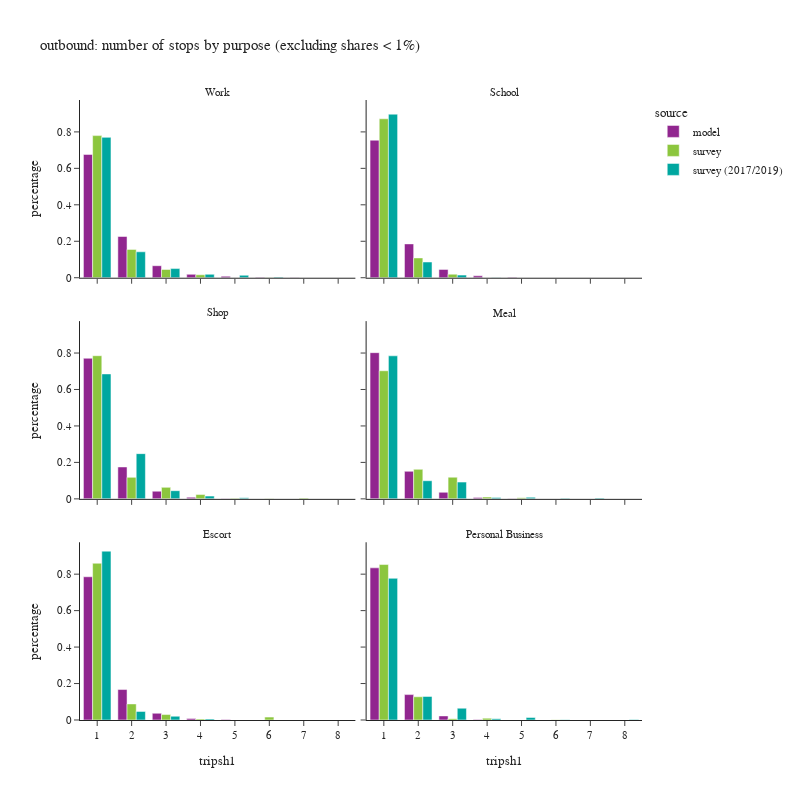

Source (notebook cell):
### Code cell
df_plot = df_tour.groupby(['tripsh1','pdpurp_label','source'])['toexpfac'].sum().reset_index()
df_plot['percentage'] = df_plot.groupby(['pdpurp_label','source'], group_keys=False)['toexpfac']. \
    apply(lambda x: x / float(x.sum()))
df_plot2 = df_plot.loc[(df_plot['percentage'] > 0.001) & (df_plot['tripsh1'] <= 10)]

fig = px.bar(df_plot2.sort_values(['source','pdpurp_label']),
             x="tripsh1", y="percentage", color="source",barmode="group",
             facet_col='pdpurp_label', facet_col_wrap=2, 
             hover_data=['toexpfac'],
             title="outbound: number of stops by purpose (excluding shares < 1%)")
fig.update_layout(height=800, width=800)
fig.for_each_annotation(lambda a: a.update(text = a.text.split("=")[-1]))
fig.for_each_xaxis(lambda a: a.update(dict(dtick = 1, categoryorder='category ascending')))
fig.show()

### Figure 1 — Plotly figure (JSON) as saved in the notebook; plotly's stock layout.template omitted (floating-point values rounded to 4 significant figures)
{"data": [{"alignmentgroup": "True", "customdata": [[1026847], [343284], [100153], [28463], [12050], [3334], [1741]], "hovertemplate": "source=model<br>pdpurp_label=Work<br>tripsh1=%{x}<br>percentage=%{y}<br>toexpfac=%{customdata[0]}<extra></extra>", "legendgroup": "model", "marker": {"color": "#91268F", "pattern": {"shape": ""}}, "name": "model", "offsetgroup": "model", "orientation": "v", "showlegend": true, "textposition": "auto", "type": "bar", "x": [1, 2, 3, 4, 5, 6, 7], "xaxis": "x5", "y": [0.6764, 0.2261, 0.06597, 0.01875, 0.007937, 0.002196, 0.001147], "yaxis": "y5"}, {"alignmentgroup": "True", "customdata": [[392966], [96701], [23840], [5442], [1503]], "hovertemplate": "source=model<br>pdpurp_label=School<br>tripsh1=%{x}<br>percentage=%{y}<br>toexpfac=%{customdata[0]}<extra></extra>", "legendgroup": "model", "marker": {"color": "#91268F", "pattern": {"shape": ""}}, "name": "model", "offsetgroup": "model", "orientation": "v", "showlegend": false, "textposition": "auto", "type": "bar", "x": [1, 2, 3, 4, 5], "xaxis": "x6", "y": [0.7545, 0.1857, 0.04577, 0.01045, 0.002886], "yaxis": "y6"}, {"alignmentgroup": "True", "customdata": [[558211], [126663], [30414], [6362], [1663]], "hovertemplate": "source=model<br>pdpurp_label=Shop<br>tripsh1=%{x}<br>percentage=%{y}<br>toexpfac=%{customdata[0]}<extra></extra>", "legendgroup": "model", "marker": {"color": "#91268F", "pattern": {"shape": ""}}, "name": "model", "offsetgroup": "model", "orientation": "v", "showlegend": false, "textposition": "auto", "type": "bar", "x": [1, 2, 3, 4, 5], "xaxis": "x3", "y": [0.7713, 0.175, 0.04202, 0.008791, 0.002298], "yaxis": "y3"}, {"alignmentgroup": "True", "customdata": [[312621], [58887], [14042], [3179], [841]], "hovertemplate": "source=model<br>pdpurp_label=Meal<br>tripsh1=%{x}<br>percentage=%{y}<br>toexpfac=%{customdata[0]}<extra></extra>", "legendgroup": "model", "marker": {"color": "#91268F", "pattern": {"shape": ""}}, "name": "model", "offsetgroup": "model", "orientation": "v", "showlegend": false, "textposition": "auto", "type": "bar", "x": [1, 2, 3, 4, 5], "xaxis": "x4", "y": [0.802, 0.1511, 0.03602, 0.008155, 0.002158], "yaxis": "y4"}, {"alignmentgroup": "True", "customdata": [[510311], [108502], [23933], [5048], [1406]], "hovertemplate": "source=model<br>pdpurp_label=Escort<br>tripsh1=%{x}<br>percentage=%{y}<br>toexpfac=%{customdata[0]}<extra></extra>", "legendgroup": "model", "marker": {"color": "#91268F", "pattern": {"shape": ""}}, "name": "model", "offsetgroup": "model", "orientation": "v", "showlegend": false, "textposition": "auto", "type": "bar", "x": [1, 2, 3, 4, 5], "xaxis": "x", "y": [0.7856, 0.167, 0.03685, 0.007771, 0.002165], "yaxis": "y"}, {"alignmentgroup": "True", "customdata": [[341815], [57060], [9190], [1221]], "hovertemplate": "source=model<br>pdpurp_label=Personal Business<br>tripsh1=%{x}<br>percentage=%{y}<br>toexpfac=%{customdata[0]}<extra></extra>", "legendgroup": "model", "marker": {"color": "#91268F", "pattern": {"shape": ""}}, "name": "model", "offsetgroup": "model", "orientation": "v", "showlegend": false, "textposition": "auto", "type": "bar", "x": [1, 2, 3, 4], "xaxis": "x2", "y": [0.8347, 0.1393, 0.02244, 0.002982], "yaxis": "y2"}, {"alignmentgroup": "True", "customdata": [[1083000.0], [216100.0], [63080.0], [22590.0], [1556.0]], "hovertemplate": "source=survey<br>pdpurp_label=Work<br>tripsh1=%{x}<br>percentage=%{y}<br>toexpfac=%{customdata[0]}<extra></extra>", "legendgroup": "survey", "marker": {"color": "#8CC63E", "pattern": {"shape": ""}}, "name": "survey", "offsetgroup": "survey", "orientation": "v", "showlegend": true, "textposition": "auto", "type": "bar", "x": [1, 2, 3, 4, 6], "xaxis": "x5", "y": [0.7796, 0.1555, 0.0454, 0.01626, 0.00112], "yaxis": "y5"}, {"alignmentgroup": "True", "customdata": [[426500.0], [53160.0], [9506.0]], "hovertemplate": "source=survey<br>pdpurp_label=School<br>tripsh1=%{x}<br>percentage=%{y}<br>toexpfac=%{customdata[0]}<extra></extra>", "legendgroup": "survey", "marker": {"color": "#8CC63E", "pattern": {"shape": ""}}, "name": "survey", "offsetgroup": "survey", "orientation": "v", "showlegend": false, "textposition": "auto", "type": "bar", "x": [1, 2, 3], "xaxis": "x6", "y": [0.8719, 0.1087, 0.01943], "yaxis": "y6"}, {"alignmentgroup": "True", "customdata": [[512600.0], [77000.0], [41160.0], [15470.0], [2581.0], [1044.0], [2947.0]], "hovertemplate": "source=survey<br>pdpurp_label=Shop<br>tripsh1=%{x}<br>percentage=%{y}<br>toexpfac=%{customdata[0]}<extra></extra>", "legendgroup": "survey", "marker": {"color": "#8CC63E", "pattern": {"shape": ""}}, "name": "survey", "offsetgroup": "survey", "orientation": "v", "showlegend": false, "textposition": "auto", "type": "bar", "x": [1, 2, 3, 4, 5, 6, 7], "xaxis": "x3", "y": [0.7852, 0.118, 0.06304, 0.0237, 0.003954, 0.001599, 0.004514], "yaxis": "y3"}, {"alignmentgroup": "True", "customdata": [[246700.0], [56860.0], [41740.0], [3409.0], [2273.0]], "hovertemplate": "source=survey<br>pdpurp_label=Meal<br>tripsh1=%{x}<br>percentage=%{y}<br>toexpfac=%{customdata[0]}<extra></extra>", "legendgroup": "survey", "marker": {"color": "#8CC63E", "pattern": {"shape": ""}}, "name": "survey", "offsetgroup": "survey", "orientation": "v", "showlegend": false, "textposition": "auto", "type": "bar", "x": [1, 2, 3, 4, 5], "xaxis": "x4", "y": [0.7028, 0.1619, 0.1189, 0.00971, 0.006475], "yaxis": "y4"}, {"alignmentgroup": "True", "customdata": [[468500.0], [48000.0], [16270.0], [2909.0], [8617.0]], "hovertemplate": "source=survey<br>pdpurp_label=Escort<br>tripsh1=%{x}<br>percentage=%{y}<br>toexpfac=%{customdata[0]}<extra></extra>", "legendgroup": "survey", "marker": {"color": "#8CC63E", "pattern": {"shape": ""}}, "name": "survey", "offsetgroup": "survey", "orientation": "v", "showlegend": false, "textposition": "auto", "type": "bar", "x": [1, 2, 3, 4, 6], "xaxis": "x", "y": [0.8598, 0.08809, 0.02986, 0.005338, 0.01581], "yaxis": "y"}, {"alignmentgroup": "True", "customdata": [[295100.0], [44050.0], [2597.0], [3446.0], [666.6]], "hovertemplate": "source=survey<br>pdpurp_label=Personal Business<br>tripsh1=%{x}<br>percentage=%{y}<br>toexpfac=%{customdata[0]}<extra></extra>", "legendgroup": "survey", "marker": {"color": "#8CC63E", "pattern": {"shape": ""}}, "name": "survey", "offsetgroup": "survey", "orientation": "v", "showlegend": false, "textposition": "auto", "type": "bar", "x": [1, 2, 3, 4, 6], "xaxis": "x2", "y": [0.8527, 0.1273, 0.007505, 0.009956, 0.001926], "yaxis": "y2"}, {"alignmentgroup": "True", "customdata": [[1259000.0], [232500.0], [82130.0], [30700.0], [22300.0], [5520.0]], "hovertemplate": "source=survey (2017/2019)<br>pdpurp_label=Work<br>tripsh1=%{x}<br>percentage=%{y}<br>toexpfac=%{customdata[0]}<extra></extra>", "legendgroup": "survey (2017/2019)", "marker": {"color": "#00A7A0", "pattern": {"shape": ""}}, "name": "survey (2017/2019)", "offsetgroup": "survey (2017/2019)", "orientation": "v", "showlegend": true, "textposition": "auto", "type": "bar", "x": [1, 2, 3, 4, 5, 6], "xaxis": "x5", "y": [0.77, 0.1422, 0.05023, 0.01878, 0.01364, 0.003376], "yaxis": "y5"}, {"alignmentgroup": "True", "customdata": [[471300.0], [45310.0], [7591.0], [670.0]], "hovertemplate": "source=survey (2017/2019)<br>pdpurp_label=School<br>tripsh1=%{x}<br>percentage=%{y}<br>toexpfac=%{customdata[0]}<extra></extra>", "legendgroup": "survey (2017/2019)", "marker": {"color": "#00A7A0", "pattern": {"shape": ""}}, "name": "survey (2017/2019)", "offsetgroup": "survey (2017/2019)", "orientation": "v", "showlegend": false, "textposition": "auto", "type": "bar", "x": [1, 2, 3, 4], "xaxis": "x6", "y": [0.8972, 0.08624, 0.01445, 0.001275], "yaxis": "y6"}, {"alignmentgroup": "True", "customdata": [[538900.0], [195000.0], [35230.0], [11900.0], [4942.0]], "hovertemplate": "source=survey (2017/2019)<br>pdpurp_label=Shop<br>tripsh1=%{x}<br>percentage=%{y}<br>toexpfac=%{customdata[0]}<extra></extra>", "legendgroup": "survey (2017/2019)", "marker": {"color": "#00A7A0", "pattern": {"shape": ""}}, "name": "survey (2017/2019)", "offsetgroup": "survey (2017/2019)", "orientation": "v", "showlegend": false, "textposition": "auto", "type": "bar", "x": [1, 2, 3, 4, 5], "xaxis": "x3", "y": [0.6854, 0.248, 0.04481, 0.01514, 0.006286], "yaxis": "y3"}, {"alignmentgroup": "True", "customdata": [[289800.0], [36750.0], [33970.0], [2861.0], [3204.0], [1223.0], [1518.0]], "hovertemplate": "source=survey (2017/2019)<br>pdpurp_label=Meal<br>tripsh1=%{x}<br>percentage=%{y}<br>toexpfac=%{customdata[0]}<extra></extra>", "legendgroup": "survey (2017/2019)", "marker": {"color": "#00A7A0", "pattern": {"shape": ""}}, "name": "survey (2017/2019)", "offsetgroup": "survey (2017/2019)", "orientation": "v", "showlegend": false, "textposition": "auto", "type": "bar", "x": [1, 2, 3, 4, 5, 6, 7], "xaxis": "x4", "y": [0.7847, 0.0995, 0.09197, 0.007746, 0.008673, 0.003311, 0.00411], "yaxis": "y4"}, {"alignmentgroup": "True", "customdata": [[402800.0], [20480.0], [8988.0], [2475.0]], "hovertemplate": "source=survey (2017/2019)<br>pdpurp_label=Escort<br>tripsh1=%{x}<br>percentage=%{y}<br>toexpfac=%{customdata[0]}<extra></extra>", "legendgroup": "survey (2017/2019)", "marker": {"color": "#00A7A0", "pattern": {"shape": ""}}, "name": "survey (2017/2019)", "offsetgroup": "survey (2017/2019)", "orientation": "v", "showlegend": false, "textposition": "auto", "type": "bar", "x": [1, 2, 3, 4], "xaxis": "x", "y": [0.9262, 0.0471, 0.02067, 0.005691], "yaxis": "y"}, {"alignmentgroup": "True", "customdata": [[633400.0], [105300.0], [52720.0], [5669.0], [11320.0], [835.8], [2012.0]], "hovertemplate": "source=survey (2017/2019)<br>pdpurp_label=Personal Business<br>tripsh1=%{x}<br>percentage=%{y}<br>toexpfac=%{customdata[0]}<extra></extra>", "legendgroup": "survey (2017/2019)", "marker": {"color": "#00A7A0", "pattern": {"shape": ""}}, "name": "survey (2017/2019)", "offsetgroup": "survey (2017/2019)", "orientation": "v", "showlegend": false, "textposition": "auto", "type": "bar", "x": [1, 2, 3, 4, 5, 6, 8], "xaxis": "x2", "y": [0.7772, 0.1293, 0.06468, 0.006956, 0.01389, 0.001026, 0.002468], "yaxis": "y2"}], "layout": {"annotations": [{"font": {}, "showarrow": false, "text": "Escort", "x": 0.245, "xanchor": "center", "xref": "paper", "y": 0.2867, "yanchor": "bottom", "yref": "paper"}, {"font": {}, "showarrow": false, "text": "Personal Business", "x": 0.755, "xanchor": "center", "xref": "paper", "y": 0.2867, "yanchor": "bottom", "yref": "paper"}, {"font": {}, "showarrow": false, "text": "Shop", "x": 0.245, "xanchor": "center", "xref": "paper", "y": 0.6433, "yanchor": "bottom", "yref": "paper"}, {"font": {}, "showarrow": false, "text": "Meal", "x": 0.755, "xanchor": "center", "xref": "paper", "y": 0.6433, "yanchor": "bottom", "yref": "paper"}, {"font": {}, "showarrow": false, "text": "Work", "x": 0.245, "xanchor": "center", "xref": "paper", "y": 1.0, "yanchor": "bottom", "yref": "paper"}, {"font": {}, "showarrow": false, "text": "School", "x": 0.755, "xanchor": "center", "xref": "paper", "y": 1.0, "yanchor": "bottom", "yref": "paper"}], "barmode": "group", "height": 800, "legend": {"title": {"text": "source"}, "tracegroupgap": 0}, "title": {"text": "outbound: number of stops by purpose (excluding shares < 1%)"}, "width": 800, "xaxis": {"anchor": "y", "categoryorder": "category ascending", "domain": [0, 0.49], "dtick": 1, "title": {"text": "tripsh1"}}, "xaxis2": {"anchor": "y2", "categoryorder": "category ascending", "domain": [0.51, 1], "dtick": 1, "matches": "x", "title": {"text": "tripsh1"}}, "xaxis3": {"anchor": "y3", "categoryorder": "category ascending", "domain": [0, 0.49], "dtick": 1, "matches": "x", "showticklabels": false}, "xaxis4": {"anchor": "y4", "categoryorder": "category ascending", "domain": [0.51, 1], "dtick": 1, "matches": "x", "showticklabels": false}, "xaxis5": {"anchor": "y5", "categoryorder": "category ascending", "domain": [0, 0.49], "dtick": 1, "matches": "x", "showticklabels": false}, "xaxis6": {"anchor": "y6", "categoryorder": "category ascending", "domain": [0.51, 1], "dtick": 1, "matches": "x", "showticklabels": false}, "yaxis": {"anchor": "x", "domain": [0, 0.2867], "title": {"text": "percentage"}}, "yaxis2": {"anchor": "x2", "domain": [0, 0.2867], "matches": "y", "showticklabels": false}, "yaxis3": {"anchor": "x3", "domain": [0.3567, 0.6433], "matches": "y", "title": {"text": "percentage"}}, "yaxis4": {"anchor": "x4", "domain": [0.3567, 0.6433], "matches": "y", "showticklabels": false}, "yaxis5": {"anchor": "x5", "domain": [0.7133, 1.0], "matches": "y", "title": {"text": "percentage"}}, "yaxis6": {"anchor": "x6", "domain": [0.7133, 1.0], "matches": "y", "showticklabels": false}}}
